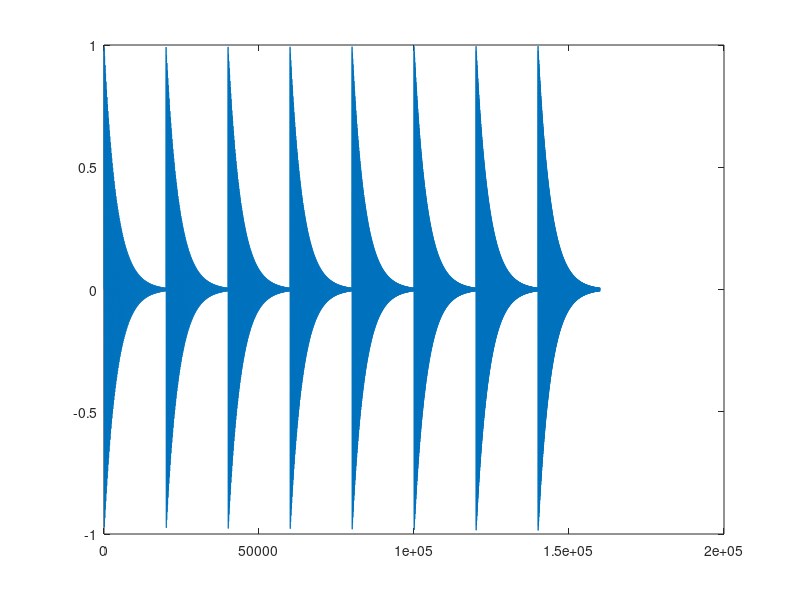

Write the MATLAB code that produced this figure.
% author zzy
close all;clear all;clc;

audio = [];

sample_rate = 40000; % 2*20kz
ref_note = 261.6; % base freq for middle C
beat_num = 120; % 120 beats per minute
beat_len = 60 / beat_num; % length of one beat


t = [0:1/sample_rate:beat_len-1/sample_rate];
envelope1 = exp(-10.*t);
% envelope2 = sin(2*pi.*t);
series = [0 2 4 5 7 9 11 12];

for i = [0 2 4 5 7 9 11 12]
    freq = ref_note * 2^( i/12 );
    y = sin(2*pi*freq*t).*envelope1;
    audio = [audio y];
end

plot(audio);

sound(audio, sample_rate);
